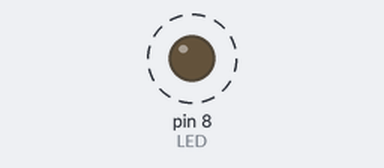
Simulated run of this sketch. Board: Arduino Uno, built with avr-gcc and run on an emulated ATmega328P. Shown: output pins drawn as LEDs (lit = HIGH). Dashed ring = blinking.

Above: at 0.8 s.
Timing chart, 0 to 3.3 s (numbered marks = the images above):
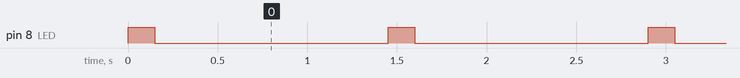

Measured:
- by itself, pin 8 (LED): alternates HIGH for 0.15 s and LOW for 1.3 s

The sketch:

singleLEDBlink.ino
```cpp
  /*blinking light
  let the games begin
  setup is for initialization since it only runs once at the start
  */

  //pin 13 internally connected to on board LED
int LED = 8;

void setup() {


  //initialize digital pin as an output instead of input
  pinMode(LED, OUTPUT);

}

void loop() {
  // main routine to flash the led( will run forever with power)
  digitalWrite(LED, HIGH);  //tuns LED on (HIGH is voltage level)
  delay(150);              //wait
  digitalWrite(LED, LOW);   //make it low
  delay(1300);              //wait again

}
```
